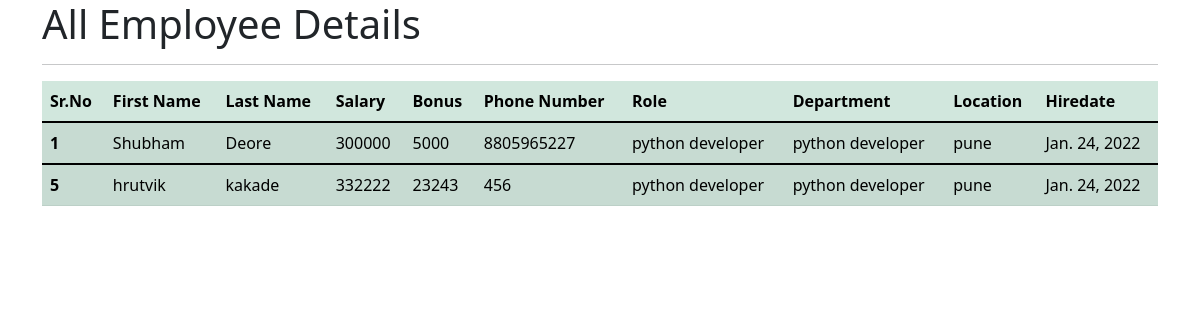
The app's page /all_emp with its own data.
### employee_app/models.py (models this page shows, shortened)
class Employee(models.Model):
    first_name=models.CharField(max_length=100,null=False)
    last_name=models.CharField(max_length=100)
    dept=models.ForeignKey(Department,on_delete=models.CASCADE)
    salary=models.IntegerField(default=0)
    bonus=models.IntegerField(default=0)
    role=models.ForeignKey(Role,on_delete=models.CASCADE)
    phone=models.IntegerField(default=0)
    hire_date=models.DateField()
    def __str__(self,):
        return "%s %s" %(self.first_name,self.last_name)

class Role(models.Model):
    name=models.CharField(max_length=100,null=False)

class Department(models.Model):
    name=models.CharField(max_length=100,null=False)
    location=models.CharField(max_length=100)

### employee_app/views.py (the view)
# urls.py: path('all_emp', views.all_emp, name = 'all_emp'),
def all_emp(request):
    emps=Employee.objects.all()
    context={
        'emps':emps
    }
    print(context)
    return render(request,'all_emp.html',context)

### templates/all_emp.html (shortened to what this page needs)
<!doctype html>
<html lang="en">
  <head>
    <link href="https://cdn.jsdelivr.net/npm/bootstrap@5.1.3/dist/css/bootstrap.min.css" rel="stylesheet">
  </head>
  <body>
    <div class="container">
      <h1>All Employee Details </h1>
      <hr>
      <table class="table table-success table-striped">
        <thead>
            <th scope="col">Sr.No</th>
            <th scope="col">First Name</th>
            <th scope="col">Last Name</th>
            <th scope="col">Salary</th>
            <th scope="col">Bonus</th>
            <th scope="col">Phone Number</th>
            <th scope="col">Role</th>
            <th scope="col">Department</th>
            <th scope="col">Location</th>
            <th scope="col">Hiredate</th>
        </thead>
        {% for emp in emps %}
        <tbody>
          <tr>
            <th scope="row">{{emp.id}}</th>
            <td>{{emp.first_name}}</td>
            <td>{{emp.last_name}}</td>
            <td>{{emp.salary}}</td>
            <td>{{emp.bonus}}</td>
            <td>{{emp.phone}}</td>
            <td>{{emp.role.name}}</td>
            <td>{{emp.dept.name}}</td>
            <td>{{emp.dept.location}}</td>
            <td>{{emp.hire_date}}</td>
        </tbody>
        {% endfor %}
      </table>
    </div>
  </body>
</html>

### records on screen
Employee: id "1", first_name "Shubham", last_name "Deore", salary "300000", bonus "5000", phone "8805965227", role.name "python developer", dept.name "python developer", dept.location "pune", hire_date "Jan. 24, 2022"
Employee: id "5", first_name "hrutvik", last_name "kakade", salary "332222", bonus "23243", phone "456", role.name "python developer", dept.name "python developer", dept.location "pune", hire_date "Jan. 24, 2022"
